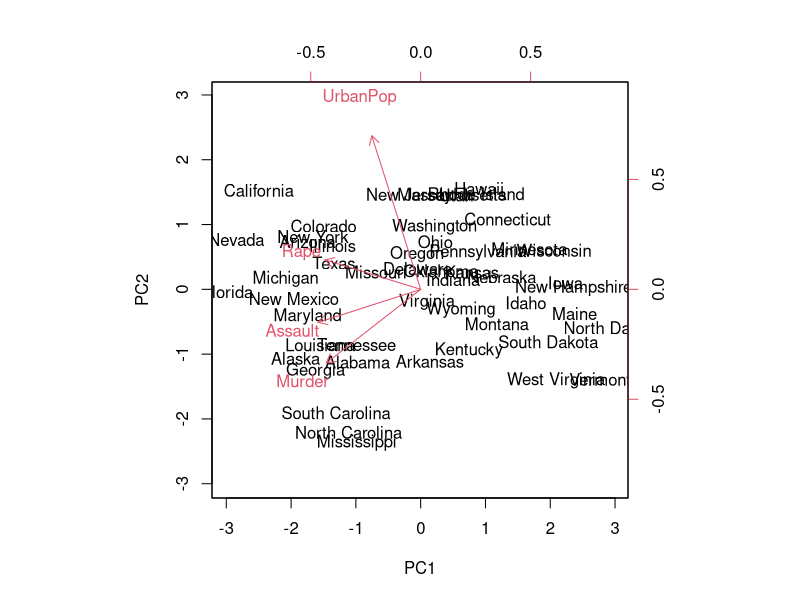
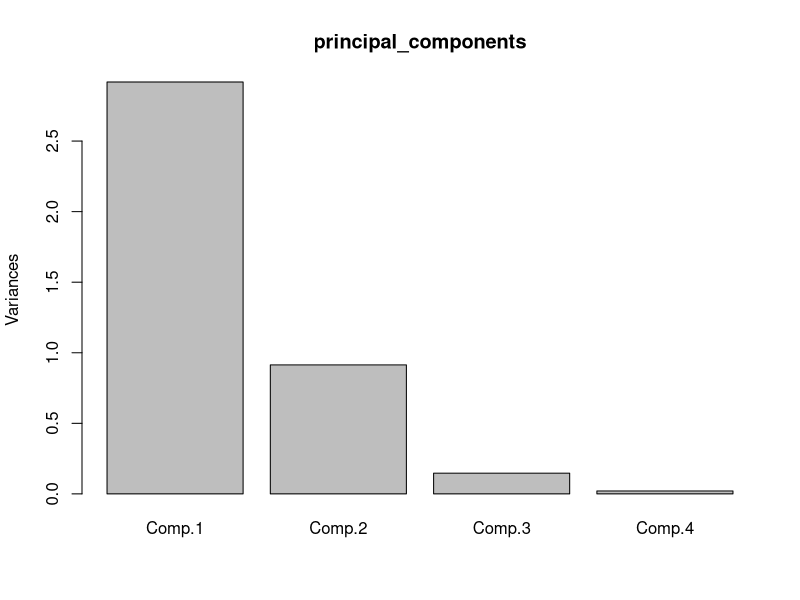
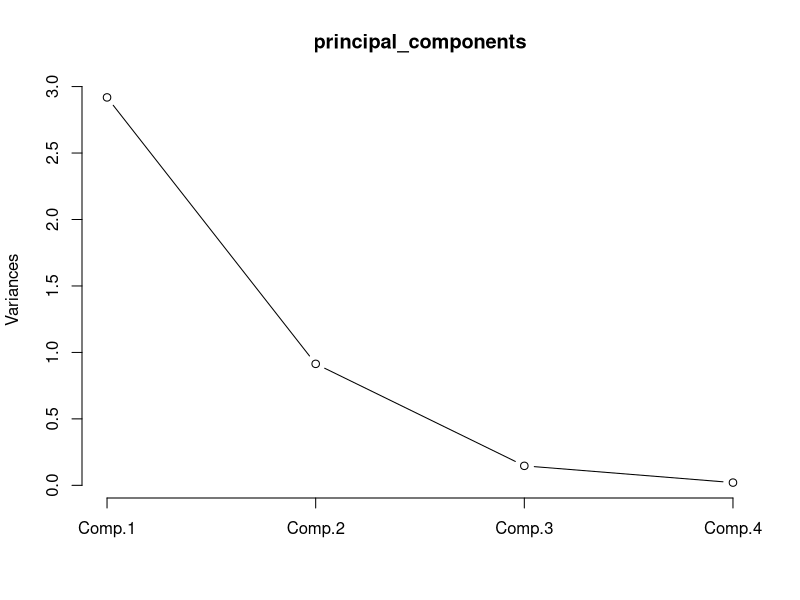
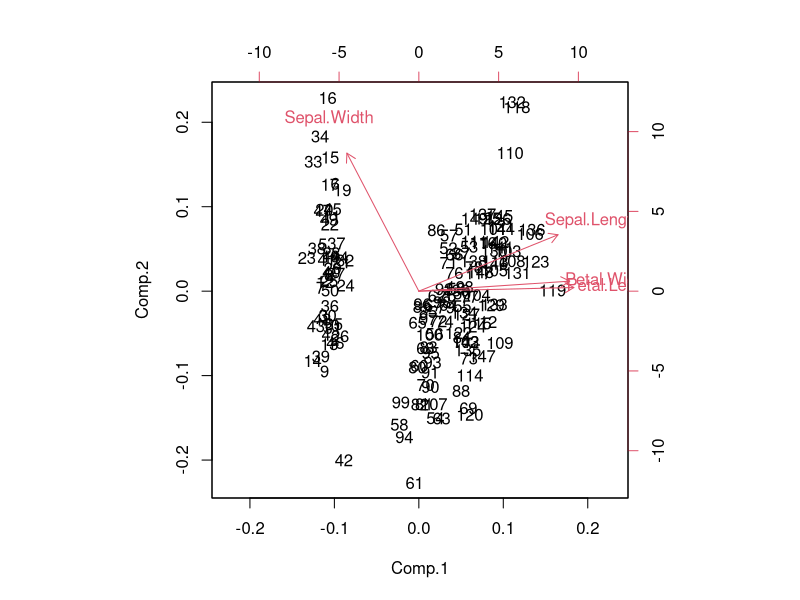
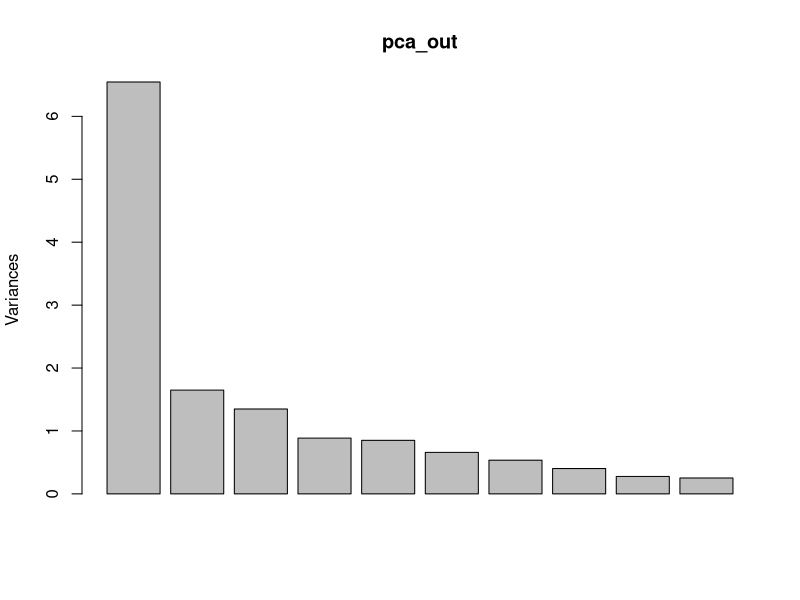
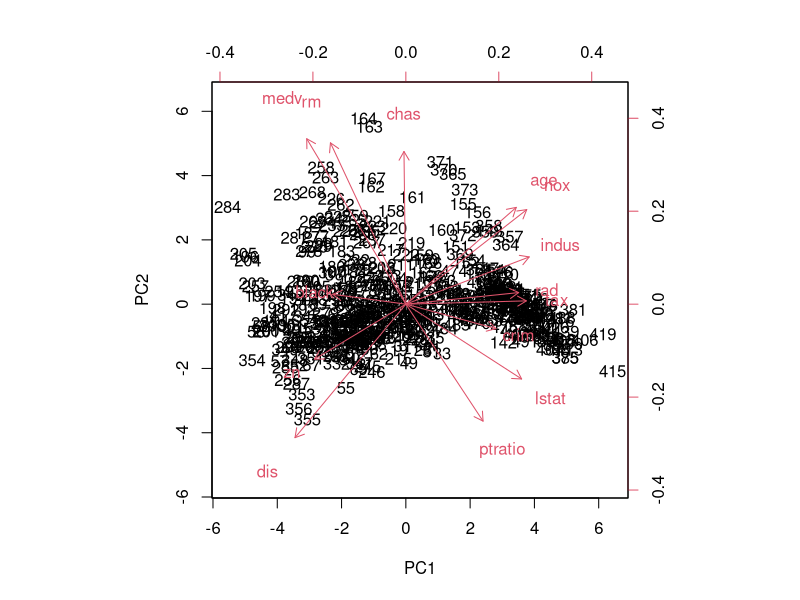

The R script that drew these images, in order:
data("USArrests")
states<-row.names(USArrests)
states
names(USArrests)
apply(USArrests, 2, mean)
help(apply)##margin=2 means columns, margin=1 means rows, 
#c(1,2)means rows and columns
apply(USArrests,2,var)
pr.out<-prcomp(USArrests,scale. = TRUE)
names(pr.out)
pr.out$center
pr.out$scale
pr.out$rotation
dim(pr.out$x)
biplot(pr.out,scale = 0)

data("iris")
head(iris)
irisdata1<-iris[,1:4]
irisdata1
head(irisdata1)
help("princomp")#cor=a logical value indicating whether 
#the calculation should use the correlation matrix or 
#the covariance matrix.score means a logical value indicating whether 
#the score on each principal component should be calculated.
principal_components<-princomp(irisdata1,cor = TRUE,scores = TRUE)
summary(principal_components)
plot(principal_components)
plot(principal_components,type="l")
biplot(principal_components)
install.packages("MASS")
library(MASS)
data(Boston,package = "MASS")
help(Boston)
help("prcomp")
pca_out<-prcomp(Boston,scale. = T)
pca_out
plot(pca_out)
help("biplot")
biplot(pca_out,scale = 0)
boston_pc<-pca_out$x
boston_pc
head(boston_pc)
summary(boston_pc)
